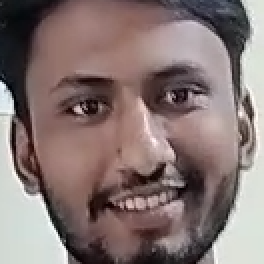
#> input picture images/ankush_15.png, 132 x 132 px (shown 2 times larger); its folder holds 4 pictures in this run
$ python consolidated_data.py
#> lines starting #> are read from the running program, lines starting #| are printed output that depends on the picture
import cv2
import os
import pickle
import numpy as np

data_dir = os.path.join(os.getcwd(),'data')
img_dir = os.path.join(os.getcwd(),'images')

print(os.getcwd())


image_data = []
labels = []

for i in os.listdir(img_dir):
    print(i)
    if i.endswith((".jpg", ".png", ".jpeg")):
        image = cv2.imread(os.path.join(img_dir,i))
#> image is the input picture: shape (132, 132, 3); mean B, G, R 114.6, 116.7, 133.6
        image = cv2.resize(image,(100,100))
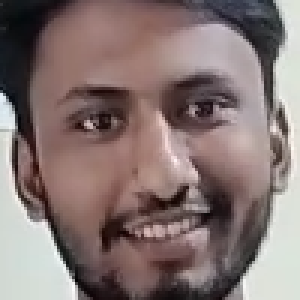
#> image: shape (100, 100, 3) (shown 3 times larger); mean B, G, R 114.5, 116.6, 133.5
        image = cv2.cvtColor(image,cv2.COLOR_BGR2GRAY)
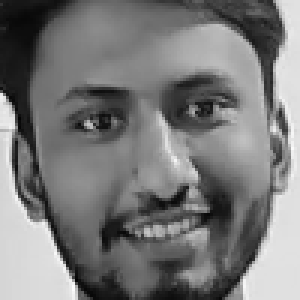
#> image: shape (100, 100) (shown 3 times larger); min 1, max 251, mean 121.4
        image_data.append(image)
        labels.append(str(i).split("_")[0])
#> pass 2 of the loop `for i in os.listdir(img_dir):`:
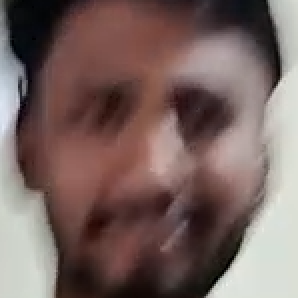
#> input picture images/ankush_2.png, 149 x 149 px (shown 2 times larger)
#> image is the input picture: shape (149, 149, 3); mean B, G, R 95.8, 99.5, 120.1
#> `image = cv2.cvtColor(image,cv2.COLOR_BGR2GRAY)`:
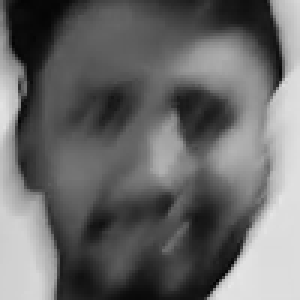
#> image: shape (100, 100) (shown 3 times larger); min 2, max 231, mean 105.1
#> pass 3 of the loop `for i in os.listdir(img_dir):`:
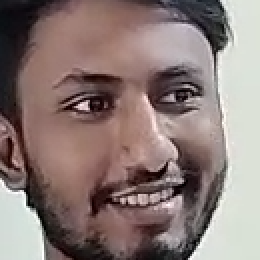
#> input picture images/ankush_22.png, 130 x 130 px (shown 2 times larger)
#> image is the input picture: shape (130, 130, 3); mean B, G, R 118.5, 122, 139
#> `image = cv2.resize(image,(100,100))`:
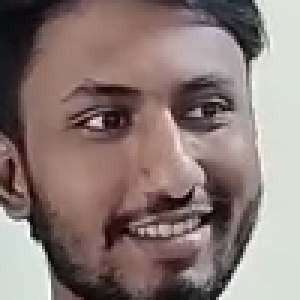
#> image: shape (100, 100, 3) (shown 3 times larger); mean B, G, R 118.4, 121.9, 139
#> `image = cv2.cvtColor(image,cv2.COLOR_BGR2GRAY)`:
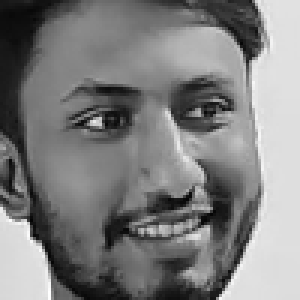
#> image: shape (100, 100) (shown 3 times larger); min 4, max 254, mean 126.6
#> the loop made 4 passes; the first 3 are shown

image_data = np.array(image_data)
print(image_data)
labels = np.array(labels)
print(labels)

import matplotlib.pyplot as plt
#> (the run stopped early here; a loop or call above may not have finished)
